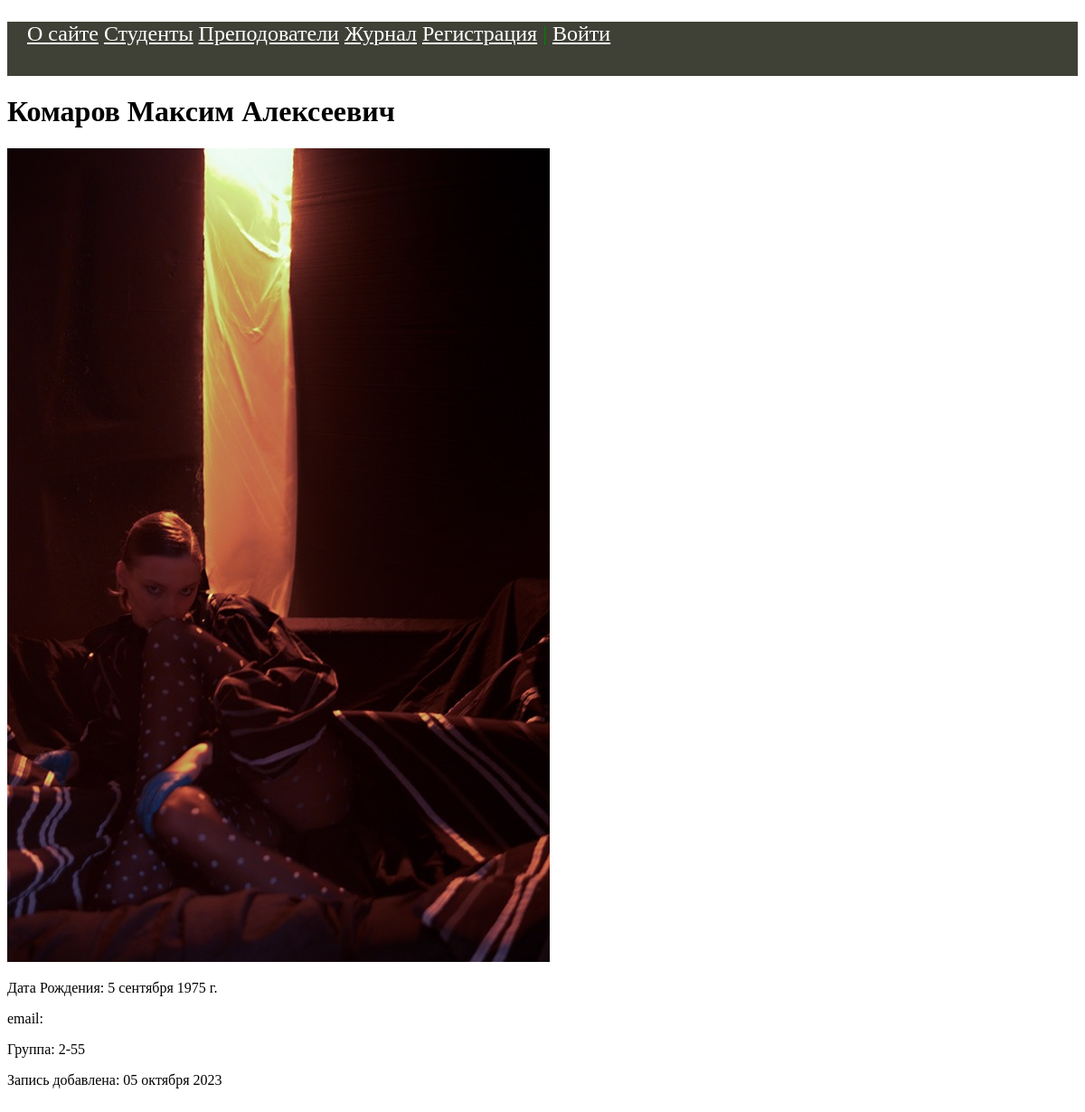
Screenshot of /student/maksik/ with the database file from the repository.
### students/models.py (models this page shows, shortened)
class Student(models.Model):
    objects = models.Model
    first_name = models.CharField(verbose_name='Имя', max_length=50)
    last_name = models.CharField(verbose_name='Фамилия', max_length=50)
    middle_name = models.CharField(verbose_name='Отчество', max_length=50)
    email = models.EmailField(verbose_name='e-mail', blank=True)
    birth_date = models.DateField(verbose_name='Дата Рождения', default=date(1975, 9, 5))
    created_at = models.DateTimeField(verbose_name='Дата создания', auto_now_add=True)
    updated_at = models.DateTimeField(verbose_name='Дата изменения', auto_now=True)
    is_study = models.BooleanField(verbose_name='Учится', default=True)
    photo = models.ImageField(verbose_name='Фото', upload_to="photos/%Y/%m/%d")
    group = models.ForeignKey('Group', on_delete=models.CASCADE, verbose_name='Группа')
    slug = models.SlugField(verbose_name='URL', max_length=255, unique=True, db_index=True)
    user = models.ForeignKey(User, verbose_name='Пользователь', on_delete=models.CASCADE)
    class Meta:
        verbose_name = 'Студент'
        verbose_name_plural = 'Студенты'
        ordering = ['last_name', 'first_name']

class Group(models.Model):
    name = models.CharField(verbose_name='Группа', max_length=5)
    course = models.CharField(verbose_name='Курс', max_length=2)
    enrollment_year = models.IntegerField(verbose_name='Год зачисления')
    objects = models.Manager()
    class Meta:
        verbose_name = 'Группа'
        verbose_name_plural = 'Группы'
        ordering = ['course', 'enrollment_year']
    def __str__(self):
        return f'{self.course}-{self.name}'

### students/views.py (the view)
# urls.py: path('student/<slug:stud_slug>/', ShowStudent.as_view(), name='student'),
class ShowStudent(DataMixin, DetailView):
    def get_context_data(self, *, object_list=None, **kwargs):
        context = super().get_context_data(**kwargs)
        auth = self.request.user.is_authenticated
        c_def = \
            self.get_user_context(title=kwargs['object'].last_name, auth=auth)
        print(kwargs['object'].last_name)
        return {**context, **c_def}
    model = Student
    template_name = 'students/student.html'
    slug_url_kwarg = 'stud_slug'
    context_object_name = 'st'

### students/utils.py (called while the page is built)
    def get_user_context(self, **kwargs):
        context = kwargs
        context['menu'] = menu
        return context

### students/templates/students/student.html (shortened to what this page needs)
{% extends 'students/base.html' %}
{% block content %}
<h1>{{ st.last_name }} {{ st.first_name }} {{ st.middle_name }}</h1>
{% if st.photo %}
    <p><img src="{{ st.photo.url }}" alt="Student photo"></p>
{% endif %}
<p>Дата Рождения: {{ st.birth_date }}</p>
<p>email: {{ st.email }}</p>
<p>Группа: {{ st.group }}</p>
<p>Запись добавлена: {{st.created_at | date:"d E Y" }}</p>
<br>
{% endblock %}

### rows the page displays
Student: last_name "Комаров", first_name "Максим", middle_name "Алексеевич", photo (picture), birth_date "5 сентября 1975 г.", group "2-55", created_at "05 октября 2023"

### other values shown
{{ m.title }} "О сайте" "Студенты" "Преподователи" "Журнал"
